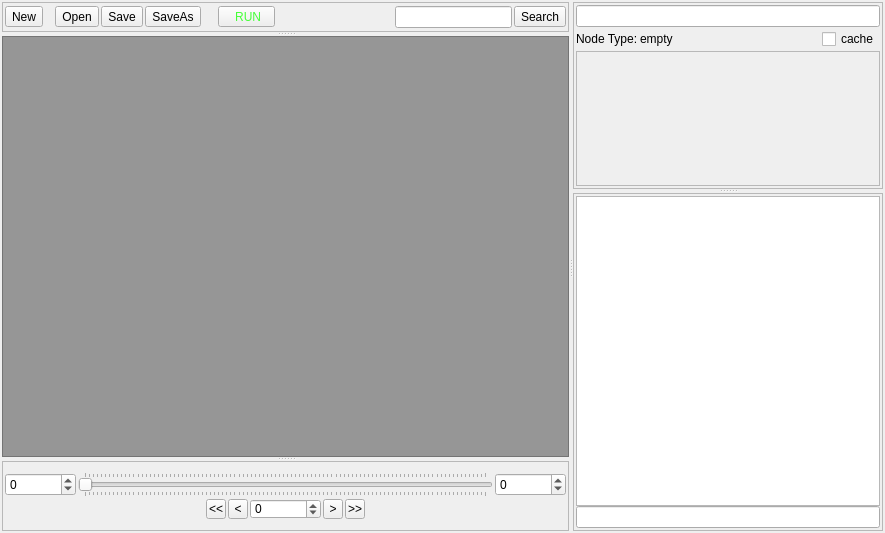
<?xml version="1.0" encoding="UTF-8"?>
<ui version="4.0">
 <class>oasWindow</class>
 <widget class="QMainWindow" name="oasWindow">
  <property name="geometry">
   <rect>
    <x>0</x>
    <y>0</y>
    <width>885</width>
    <height>533</height>
   </rect>
  </property>
  <property name="windowTitle">
   <string>OpenAssembler</string>
  </property>
  <widget class="QWidget" name="oas_centralwidget">
   <layout class="QGridLayout" name="gridLayout_6">
    <property name="margin">
     <number>2</number>
    </property>
    <property name="spacing">
     <number>2</number>
    </property>
    <item row="0" column="0">
     <widget class="QSplitter" name="oas_splitter">
      <property name="orientation">
       <enum>Qt::Horizontal</enum>
      </property>
      <widget class="QSplitter" name="oas_splitter02">
       <property name="orientation">
        <enum>Qt::Vertical</enum>
       </property>
       <widget class="QFrame" name="oas_menuline_frame">
        <property name="sizePolicy">
         <sizepolicy hsizetype="Preferred" vsizetype="Fixed">
          <horstretch>0</horstretch>
          <verstretch>0</verstretch>
         </sizepolicy>
        </property>
        <property name="minimumSize">
         <size>
          <width>0</width>
          <height>30</height>
         </size>
        </property>
        <property name="maximumSize">
         <size>
          <width>16777215</width>
          <height>30</height>
         </size>
        </property>
        <property name="frameShape">
         <enum>QFrame::StyledPanel</enum>
        </property>
        <property name="frameShadow">
         <enum>QFrame::Raised</enum>
        </property>
        <layout class="QGridLayout" name="gridLayout_3">
         <property name="margin">
          <number>2</number>
         </property>
         <property name="spacing">
          <number>2</number>
         </property>
         <item row="0" column="0">
          <layout class="QHBoxLayout" name="oas_horizontalLayout_3">
           <property name="spacing">
            <number>2</number>
           </property>
           <item>
            <widget class="QToolButton" name="oas_new_bu">
             <property name="text">
              <string>New</string>
             </property>
            </widget>
           </item>
           <item>
            <spacer name="horizontalSpacer">
             <property name="orientation">
              <enum>Qt::Horizontal</enum>
             </property>
             <property name="sizeType">
              <enum>QSizePolicy::Fixed</enum>
             </property>
             <property name="sizeHint" stdset="0">
              <size>
               <width>10</width>
               <height>20</height>
              </size>
             </property>
            </spacer>
           </item>
           <item>
            <widget class="QToolButton" name="oas_open_bu">
             <property name="text">
              <string>Open</string>
             </property>
            </widget>
           </item>
           <item>
            <widget class="QToolButton" name="oas_save_bu">
             <property name="text">
              <string>Save</string>
             </property>
            </widget>
           </item>
           <item>
            <widget class="QToolButton" name="oas_saveas_bu">
             <property name="text">
              <string>SaveAs</string>
             </property>
            </widget>
           </item>
           <item>
            <spacer name="horizontalSpacer_2">
             <property name="orientation">
              <enum>Qt::Horizontal</enum>
             </property>
             <property name="sizeType">
              <enum>QSizePolicy::Fixed</enum>
             </property>
             <property name="sizeHint" stdset="0">
              <size>
               <width>15</width>
               <height>20</height>
              </size>
             </property>
            </spacer>
           </item>
           <item>
            <widget class="QToolButton" name="oas_run_bu">
             <property name="palette">
              <palette>
               <active>
                <colorrole role="Text">
                 <brush brushstyle="SolidPattern">
                  <color alpha="255">
                   <red>86</red>
                   <green>255</green>
                   <blue>39</blue>
                  </color>
                 </brush>
                </colorrole>
                <colorrole role="BrightText">
                 <brush brushstyle="SolidPattern">
                  <color alpha="255">
                   <red>56</red>
                   <green>255</green>
                   <blue>26</blue>
                  </color>
                 </brush>
                </colorrole>
                <colorrole role="ButtonText">
                 <brush brushstyle="SolidPattern">
                  <color alpha="255">
                   <red>69</red>
                   <green>255</green>
                   <blue>56</blue>
                  </color>
                 </brush>
                </colorrole>
               </active>
               <inactive>
                <colorrole role="Text">
                 <brush brushstyle="SolidPattern">
                  <color alpha="255">
                   <red>86</red>
                   <green>255</green>
                   <blue>39</blue>
                  </color>
                 </brush>
                </colorrole>
                <colorrole role="BrightText">
                 <brush brushstyle="SolidPattern">
                  <color alpha="255">
                   <red>56</red>
                   <green>255</green>
                   <blue>26</blue>
                  </color>
                 </brush>
                </colorrole>
                <colorrole role="ButtonText">
                 <brush brushstyle="SolidPattern">
                  <color alpha="255">
                   <red>69</red>
                   <green>255</green>
                   <blue>56</blue>
                  </color>
                 </brush>
                </colorrole>
               </inactive>
               <disabled>
                <colorrole role="Text">
                 <brush brushstyle="SolidPattern">
                  <color alpha="255">
                   <red>28</red>
                   <green>28</green>
                   <blue>28</blue>
                  </color>
                 </brush>
                </colorrole>
                <colorrole role="BrightText">
                 <brush brushstyle="SolidPattern">
                  <color alpha="255">
                   <red>56</red>
                   <green>255</green>
                   <blue>26</blue>
                  </color>
                 </brush>
                </colorrole>
                <colorrole role="ButtonText">
                 <brush brushstyle="SolidPattern">
                  <color alpha="255">
                   <red>28</red>
                   <green>28</green>
                   <blue>28</blue>
                  </color>
                 </brush>
                </colorrole>
               </disabled>
              </palette>
             </property>
             <property name="text">
              <string>   RUN  </string>
             </property>
            </widget>
           </item>
           <item>
            <spacer name="oas_horizontalSpacer_4">
             <property name="orientation">
              <enum>Qt::Horizontal</enum>
             </property>
             <property name="sizeHint" stdset="0">
              <size>
               <width>40</width>
               <height>20</height>
              </size>
             </property>
            </spacer>
           </item>
           <item>
            <widget class="QLineEdit" name="oas_search_entry"/>
           </item>
           <item>
            <widget class="QToolButton" name="oas_search_bu">
             <property name="text">
              <string>Search</string>
             </property>
            </widget>
           </item>
          </layout>
         </item>
        </layout>
       </widget>
       <widget class="QGraphicsView" name="oas_graphicsView">
        <property name="palette">
         <palette>
          <active>
           <colorrole role="WindowText">
            <brush brushstyle="SolidPattern">
             <color alpha="255">
              <red>0</red>
              <green>0</green>
              <blue>0</blue>
             </color>
            </brush>
           </colorrole>
           <colorrole role="Button">
            <brush brushstyle="SolidPattern">
             <color alpha="255">
              <red>150</red>
              <green>150</green>
              <blue>150</blue>
             </color>
            </brush>
           </colorrole>
           <colorrole role="Light">
            <brush brushstyle="SolidPattern">
             <color alpha="255">
              <red>225</red>
              <green>225</green>
              <blue>225</blue>
             </color>
            </brush>
           </colorrole>
           <colorrole role="Midlight">
            <brush brushstyle="SolidPattern">
             <color alpha="255">
              <red>187</red>
              <green>187</green>
              <blue>187</blue>
             </color>
            </brush>
           </colorrole>
           <colorrole role="Dark">
            <brush brushstyle="SolidPattern">
             <color alpha="255">
              <red>75</red>
              <green>75</green>
              <blue>75</blue>
             </color>
            </brush>
           </colorrole>
           <colorrole role="Mid">
            <brush brushstyle="SolidPattern">
             <color alpha="255">
              <red>100</red>
              <green>100</green>
              <blue>100</blue>
             </color>
            </brush>
           </colorrole>
           <colorrole role="Text">
            <brush brushstyle="SolidPattern">
             <color alpha="255">
              <red>0</red>
              <green>0</green>
              <blue>0</blue>
             </color>
            </brush>
           </colorrole>
           <colorrole role="BrightText">
            <brush brushstyle="SolidPattern">
             <color alpha="255">
              <red>255</red>
              <green>255</green>
              <blue>255</blue>
             </color>
            </brush>
           </colorrole>
           <colorrole role="ButtonText">
            <brush brushstyle="SolidPattern">
             <color alpha="255">
              <red>0</red>
              <green>0</green>
              <blue>0</blue>
             </color>
            </brush>
           </colorrole>
           <colorrole role="Base">
            <brush brushstyle="SolidPattern">
             <color alpha="255">
              <red>150</red>
              <green>150</green>
              <blue>150</blue>
             </color>
            </brush>
           </colorrole>
           <colorrole role="Window">
            <brush brushstyle="SolidPattern">
             <color alpha="255">
              <red>150</red>
              <green>150</green>
              <blue>150</blue>
             </color>
            </brush>
           </colorrole>
           <colorrole role="Shadow">
            <brush brushstyle="SolidPattern">
             <color alpha="255">
              <red>0</red>
              <green>0</green>
              <blue>0</blue>
             </color>
            </brush>
           </colorrole>
           <colorrole role="AlternateBase">
            <brush brushstyle="SolidPattern">
             <color alpha="255">
              <red>202</red>
              <green>202</green>
              <blue>202</blue>
             </color>
            </brush>
           </colorrole>
           <colorrole role="ToolTipBase">
            <brush brushstyle="SolidPattern">
             <color alpha="255">
              <red>255</red>
              <green>255</green>
              <blue>220</blue>
             </color>
            </brush>
           </colorrole>
           <colorrole role="ToolTipText">
            <brush brushstyle="SolidPattern">
             <color alpha="255">
              <red>0</red>
              <green>0</green>
              <blue>0</blue>
             </color>
            </brush>
           </colorrole>
          </active>
          <inactive>
           <colorrole role="WindowText">
            <brush brushstyle="SolidPattern">
             <color alpha="255">
              <red>0</red>
              <green>0</green>
              <blue>0</blue>
             </color>
            </brush>
           </colorrole>
           <colorrole role="Button">
            <brush brushstyle="SolidPattern">
             <color alpha="255">
              <red>150</red>
              <green>150</green>
              <blue>150</blue>
             </color>
            </brush>
           </colorrole>
           <colorrole role="Light">
            <brush brushstyle="SolidPattern">
             <color alpha="255">
              <red>225</red>
              <green>225</green>
              <blue>225</blue>
             </color>
            </brush>
           </colorrole>
           <colorrole role="Midlight">
            <brush brushstyle="SolidPattern">
             <color alpha="255">
              <red>187</red>
              <green>187</green>
              <blue>187</blue>
             </color>
            </brush>
           </colorrole>
           <colorrole role="Dark">
            <brush brushstyle="SolidPattern">
             <color alpha="255">
              <red>75</red>
              <green>75</green>
              <blue>75</blue>
             </color>
            </brush>
           </colorrole>
           <colorrole role="Mid">
            <brush brushstyle="SolidPattern">
             <color alpha="255">
              <red>100</red>
              <green>100</green>
              <blue>100</blue>
             </color>
            </brush>
           </colorrole>
           <colorrole role="Text">
            <brush brushstyle="SolidPattern">
             <color alpha="255">
              <red>0</red>
              <green>0</green>
              <blue>0</blue>
             </color>
            </brush>
           </colorrole>
           <colorrole role="BrightText">
            <brush brushstyle="SolidPattern">
             <color alpha="255">
              <red>255</red>
              <green>255</green>
              <blue>255</blue>
             </color>
            </brush>
           </colorrole>
           <colorrole role="ButtonText">
            <brush brushstyle="SolidPattern">
             <color alpha="255">
              <red>0</red>
              <green>0</green>
              <blue>0</blue>
             </color>
            </brush>
           </colorrole>
           <colorrole role="Base">
            <brush brushstyle="SolidPattern">
             <color alpha="255">
              <red>150</red>
              <green>150</green>
              <blue>150</blue>
             </color>
            </brush>
           </colorrole>
           <colorrole role="Window">
            <brush brushstyle="SolidPattern">
             <color alpha="255">
              <red>150</red>
              <green>150</green>
              <blue>150</blue>
             </color>
            </brush>
           </colorrole>
           <colorrole role="Shadow">
            <brush brushstyle="SolidPattern">
             <color alpha="255">
              <red>0</red>
              <green>0</green>
              <blue>0</blue>
             </color>
            </brush>
           </colorrole>
           <colorrole role="AlternateBase">
            <brush brushstyle="SolidPattern">
             <color alpha="255">
              <red>202</red>
              <green>202</green>
              <blue>202</blue>
             </color>
            </brush>
           </colorrole>
           <colorrole role="ToolTipBase">
            <brush brushstyle="SolidPattern">
             <color alpha="255">
              <red>255</red>
              <green>255</green>
              <blue>220</blue>
             </color>
            </brush>
           </colorrole>
           <colorrole role="ToolTipText">
            <brush brushstyle="SolidPattern">
             <color alpha="255">
              <red>0</red>
              <green>0</green>
              <blue>0</blue>
             </color>
            </brush>
           </colorrole>
          </inactive>
          <disabled>
           <colorrole role="WindowText">
            <brush brushstyle="SolidPattern">
             <color alpha="255">
              <red>75</red>
              <green>75</green>
              <blue>75</blue>
             </color>
            </brush>
           </colorrole>
           <colorrole role="Button">
            <brush brushstyle="SolidPattern">
             <color alpha="255">
              <red>150</red>
              <green>150</green>
              <blue>150</blue>
             </color>
            </brush>
           </colorrole>
           <colorrole role="Light">
            <brush brushstyle="SolidPattern">
             <color alpha="255">
              <red>225</red>
              <green>225</green>
              <blue>225</blue>
             </color>
            </brush>
           </colorrole>
           <colorrole role="Midlight">
            <brush brushstyle="SolidPattern">
             <color alpha="255">
              <red>187</red>
              <green>187</green>
              <blue>187</blue>
             </color>
            </brush>
           </colorrole>
           <colorrole role="Dark">
            <brush brushstyle="SolidPattern">
             <color alpha="255">
              <red>75</red>
              <green>75</green>
              <blue>75</blue>
             </color>
            </brush>
           </colorrole>
           <colorrole role="Mid">
            <brush brushstyle="SolidPattern">
             <color alpha="255">
              <red>100</red>
              <green>100</green>
              <blue>100</blue>
             </color>
            </brush>
           </colorrole>
           <colorrole role="Text">
            <brush brushstyle="SolidPattern">
             <color alpha="255">
              <red>75</red>
              <green>75</green>
              <blue>75</blue>
             </color>
            </brush>
           </colorrole>
           <colorrole role="BrightText">
            <brush brushstyle="SolidPattern">
             <color alpha="255">
              <red>255</red>
              <green>255</green>
              <blue>255</blue>
             </color>
            </brush>
           </colorrole>
           <colorrole role="ButtonText">
            <brush brushstyle="SolidPattern">
             <color alpha="255">
              <red>75</red>
              <green>75</green>
              <blue>75</blue>
             </color>
            </brush>
           </colorrole>
           <colorrole role="Base">
            <brush brushstyle="SolidPattern">
             <color alpha="255">
              <red>150</red>
              <green>150</green>
              <blue>150</blue>
             </color>
            </brush>
           </colorrole>
           <colorrole role="Window">
            <brush brushstyle="SolidPattern">
             <color alpha="255">
              <red>150</red>
              <green>150</green>
              <blue>150</blue>
             </color>
            </brush>
           </colorrole>
           <colorrole role="Shadow">
            <brush brushstyle="SolidPattern">
             <color alpha="255">
              <red>0</red>
              <green>0</green>
              <blue>0</blue>
             </color>
            </brush>
           </colorrole>
           <colorrole role="AlternateBase">
            <brush brushstyle="SolidPattern">
             <color alpha="255">
              <red>150</red>
              <green>150</green>
              <blue>150</blue>
             </color>
            </brush>
           </colorrole>
           <colorrole role="ToolTipBase">
            <brush brushstyle="SolidPattern">
             <color alpha="255">
              <red>255</red>
              <green>255</green>
              <blue>220</blue>
             </color>
            </brush>
           </colorrole>
           <colorrole role="ToolTipText">
            <brush brushstyle="SolidPattern">
             <color alpha="255">
              <red>0</red>
              <green>0</green>
              <blue>0</blue>
             </color>
            </brush>
           </colorrole>
          </disabled>
         </palette>
        </property>
        <property name="focusPolicy">
         <enum>Qt::StrongFocus</enum>
        </property>
       </widget>
       <widget class="QFrame" name="oas_timeline_frame">
        <property name="sizePolicy">
         <sizepolicy hsizetype="Preferred" vsizetype="Fixed">
          <horstretch>0</horstretch>
          <verstretch>0</verstretch>
         </sizepolicy>
        </property>
        <property name="minimumSize">
         <size>
          <width>0</width>
          <height>70</height>
         </size>
        </property>
        <property name="maximumSize">
         <size>
          <width>16777215</width>
          <height>70</height>
         </size>
        </property>
        <property name="frameShape">
         <enum>QFrame::StyledPanel</enum>
        </property>
        <property name="frameShadow">
         <enum>QFrame::Raised</enum>
        </property>
        <layout class="QGridLayout" name="gridLayout">
         <property name="margin">
          <number>2</number>
         </property>
         <property name="spacing">
          <number>2</number>
         </property>
         <item row="0" column="0">
          <layout class="QVBoxLayout" name="oas_verticalLayout">
           <item>
            <layout class="QHBoxLayout" name="oas_horizontalLayout">
             <item>
              <widget class="QSpinBox" name="oas_sframe_spin">
               <property name="sizePolicy">
                <sizepolicy hsizetype="Minimum" vsizetype="Fixed">
                 <horstretch>0</horstretch>
                 <verstretch>0</verstretch>
                </sizepolicy>
               </property>
               <property name="minimum">
                <number>-100000</number>
               </property>
               <property name="maximum">
                <number>100000</number>
               </property>
              </widget>
             </item>
             <item>
              <widget class="QSlider" name="oas_time_slider">
               <property name="sizePolicy">
                <sizepolicy hsizetype="Expanding" vsizetype="Preferred">
                 <horstretch>0</horstretch>
                 <verstretch>0</verstretch>
                </sizepolicy>
               </property>
               <property name="sliderPosition">
                <number>0</number>
               </property>
               <property name="orientation">
                <enum>Qt::Horizontal</enum>
               </property>
               <property name="tickPosition">
                <enum>QSlider::TicksBothSides</enum>
               </property>
               <property name="tickInterval">
                <number>0</number>
               </property>
              </widget>
             </item>
             <item>
              <widget class="QSpinBox" name="oas_eframe_spin">
               <property name="sizePolicy">
                <sizepolicy hsizetype="Minimum" vsizetype="Fixed">
                 <horstretch>0</horstretch>
                 <verstretch>0</verstretch>
                </sizepolicy>
               </property>
               <property name="minimum">
                <number>-100000</number>
               </property>
               <property name="maximum">
                <number>100000</number>
               </property>
              </widget>
             </item>
            </layout>
           </item>
           <item>
            <layout class="QHBoxLayout" name="oas_horizontalLayout_2">
             <item>
              <spacer name="oas_horizontalSpacer">
               <property name="orientation">
                <enum>Qt::Horizontal</enum>
               </property>
               <property name="sizeHint" stdset="0">
                <size>
                 <width>40</width>
                 <height>20</height>
                </size>
               </property>
              </spacer>
             </item>
             <item>
              <widget class="QToolButton" name="oas_firstF">
               <property name="minimumSize">
                <size>
                 <width>20</width>
                 <height>20</height>
                </size>
               </property>
               <property name="maximumSize">
                <size>
                 <width>20</width>
                 <height>20</height>
                </size>
               </property>
               <property name="text">
                <string>&lt;&lt;</string>
               </property>
              </widget>
             </item>
             <item>
              <widget class="QToolButton" name="oas_prewF">
               <property name="minimumSize">
                <size>
                 <width>20</width>
                 <height>20</height>
                </size>
               </property>
               <property name="maximumSize">
                <size>
                 <width>20</width>
                 <height>20</height>
                </size>
               </property>
               <property name="text">
                <string>&lt;</string>
               </property>
              </widget>
             </item>
             <item>
              <widget class="QSpinBox" name="oas_cframe_spin">
               <property name="minimumSize">
                <size>
                 <width>0</width>
                 <height>20</height>
                </size>
               </property>
               <property name="maximumSize">
                <size>
                 <width>16777215</width>
                 <height>20</height>
                </size>
               </property>
               <property name="minimum">
                <number>-100000</number>
               </property>
               <property name="maximum">
                <number>100000</number>
               </property>
              </widget>
             </item>
             <item>
              <widget class="QToolButton" name="oas_nextF">
               <property name="minimumSize">
                <size>
                 <width>20</width>
                 <height>20</height>
                </size>
               </property>
               <property name="maximumSize">
                <size>
                 <width>20</width>
                 <height>20</height>
                </size>
               </property>
               <property name="text">
                <string>&gt;</string>
               </property>
              </widget>
             </item>
             <item>
              <widget class="QToolButton" name="oas_lastF">
               <property name="minimumSize">
                <size>
                 <width>20</width>
                 <height>20</height>
                </size>
               </property>
               <property name="maximumSize">
                <size>
                 <width>20</width>
                 <height>20</height>
                </size>
               </property>
               <property name="text">
                <string>&gt;&gt;</string>
               </property>
              </widget>
             </item>
             <item>
              <spacer name="oas_horizontalSpacer_2">
               <property name="orientation">
                <enum>Qt::Horizontal</enum>
               </property>
               <property name="sizeHint" stdset="0">
                <size>
                 <width>40</width>
                 <height>20</height>
                </size>
               </property>
              </spacer>
             </item>
            </layout>
           </item>
          </layout>
         </item>
        </layout>
       </widget>
      </widget>
      <widget class="QSplitter" name="oas_splitter03">
       <property name="orientation">
        <enum>Qt::Vertical</enum>
       </property>
       <widget class="QFrame" name="oas_attribute_frame">
        <property name="frameShape">
         <enum>QFrame::StyledPanel</enum>
        </property>
        <property name="frameShadow">
         <enum>QFrame::Raised</enum>
        </property>
        <layout class="QGridLayout" name="gridLayout_2">
         <property name="margin">
          <number>2</number>
         </property>
         <property name="spacing">
          <number>2</number>
         </property>
         <item row="0" column="0">
          <layout class="QVBoxLayout" name="oas_verticalLayout_2">
           <item>
            <widget class="QLineEdit" name="oas_nodeName"/>
           </item>
           <item>
            <layout class="QHBoxLayout" name="oas_horizontalLayout_4">
             <item>
              <widget class="QLabel" name="oas_label_2">
               <property name="sizePolicy">
                <sizepolicy hsizetype="Fixed" vsizetype="Fixed">
                 <horstretch>0</horstretch>
                 <verstretch>0</verstretch>
                </sizepolicy>
               </property>
               <property name="text">
                <string>Node Type:</string>
               </property>
              </widget>
             </item>
             <item>
              <widget class="QLabel" name="oas_attribute_nodetype">
               <property name="sizePolicy">
                <sizepolicy hsizetype="Preferred" vsizetype="Fixed">
                 <horstretch>0</horstretch>
                 <verstretch>0</verstretch>
                </sizepolicy>
               </property>
               <property name="text">
                <string>empty</string>
               </property>
              </widget>
             </item>
             <item>
              <spacer name="oas_horizontalSpacer_3">
               <property name="orientation">
                <enum>Qt::Horizontal</enum>
               </property>
               <property name="sizeHint" stdset="0">
                <size>
                 <width>40</width>
                 <height>20</height>
                </size>
               </property>
              </spacer>
             </item>
             <item>
              <widget class="QCheckBox" name="oas_attribute_cache">
               <property name="sizePolicy">
                <sizepolicy hsizetype="Minimum" vsizetype="Fixed">
                 <horstretch>0</horstretch>
                 <verstretch>0</verstretch>
                </sizepolicy>
               </property>
               <property name="text">
                <string>cache</string>
               </property>
              </widget>
             </item>
            </layout>
           </item>
           <item>
            <widget class="QScrollArea" name="oas_attribute_area">
             <property name="widgetResizable">
              <bool>true</bool>
             </property>
             <property name="alignment">
              <set>Qt::AlignLeading|Qt::AlignLeft|Qt::AlignTop</set>
             </property>
             <widget class="QWidget" name="oas_attribute_areaContents">
              <property name="geometry">
               <rect>
                <x>0</x>
                <y>0</y>
                <width>283</width>
                <height>125</height>
               </rect>
              </property>
              <property name="layoutDirection">
               <enum>Qt::LeftToRight</enum>
              </property>
              <layout class="QGridLayout" name="gridLayout_5">
               <property name="margin">
                <number>2</number>
               </property>
               <property name="spacing">
                <number>2</number>
               </property>
               <item row="0" column="0">
                <layout class="QVBoxLayout" name="oas_attribute_layout">
                 <item>
                  <layout class="QVBoxLayout" name="place_to_widgets"/>
                 </item>
                 <item>
                  <spacer name="verticalSpacer">
                   <property name="orientation">
                    <enum>Qt::Vertical</enum>
                   </property>
                   <property name="sizeHint" stdset="0">
                    <size>
                     <width>20</width>
                     <height>40</height>
                    </size>
                   </property>
                  </spacer>
                 </item>
                </layout>
               </item>
              </layout>
             </widget>
            </widget>
           </item>
          </layout>
         </item>
        </layout>
       </widget>
       <widget class="QFrame" name="frame">
        <property name="frameShape">
         <enum>QFrame::StyledPanel</enum>
        </property>
        <property name="frameShadow">
         <enum>QFrame::Raised</enum>
        </property>
        <layout class="QGridLayout" name="gridLayout_4">
         <property name="margin">
          <number>2</number>
         </property>
         <property name="spacing">
          <number>2</number>
         </property>
         <item row="0" column="0">
          <layout class="QVBoxLayout" name="verticalLayout">
           <property name="spacing">
            <number>0</number>
           </property>
           <item>
            <widget class="QTextEdit" name="consoleOutArea">
             <property name="readOnly">
              <bool>true</bool>
             </property>
            </widget>
           </item>
           <item>
            <widget class="QLineEdit" name="consoleInArea"/>
           </item>
          </layout>
         </item>
        </layout>
       </widget>
      </widget>
     </widget>
    </item>
   </layout>
  </widget>
  <widget class="QMenuBar" name="oas_menubar">
   <property name="enabled">
    <bool>false</bool>
   </property>
   <property name="geometry">
    <rect>
     <x>0</x>
     <y>0</y>
     <width>885</width>
     <height>23</height>
    </rect>
   </property>
  </widget>
 </widget>
 <resources/>
 <connections>
  <connection>
   <sender>oas_nextF</sender>
   <signal>clicked()</signal>
   <receiver>oas_cframe_spin</receiver>
   <slot>stepUp()</slot>
   <hints>
    <hint type="sourcelabel">
     <x>340</x>
     <y>698</y>
    </hint>
    <hint type="destinationlabel">
     <x>302</x>
     <y>681</y>
    </hint>
   </hints>
  </connection>
  <connection>
   <sender>oas_prewF</sender>
   <signal>clicked()</signal>
   <receiver>oas_cframe_spin</receiver>
   <slot>stepDown()</slot>
   <hints>
    <hint type="sourcelabel">
     <x>228</x>
     <y>681</y>
    </hint>
    <hint type="destinationlabel">
     <x>280</x>
     <y>681</y>
    </hint>
   </hints>
  </connection>
  <connection>
   <sender>oas_time_slider</sender>
   <signal>sliderMoved(int)</signal>
   <receiver>oas_cframe_spin</receiver>
   <slot>setValue(int)</slot>
   <hints>
    <hint type="sourcelabel">
     <x>374</x>
     <y>651</y>
    </hint>
    <hint type="destinationlabel">
     <x>275</x>
     <y>689</y>
    </hint>
   </hints>
  </connection>
  <connection>
   <sender>oas_cframe_spin</sender>
   <signal>valueChanged(int)</signal>
   <receiver>oas_time_slider</receiver>
   <slot>setValue(int)</slot>
   <hints>
    <hint type="sourcelabel">
     <x>305</x>
     <y>692</y>
    </hint>
    <hint type="destinationlabel">
     <x>273</x>
     <y>664</y>
    </hint>
   </hints>
  </connection>
 </connections>
</ui>
